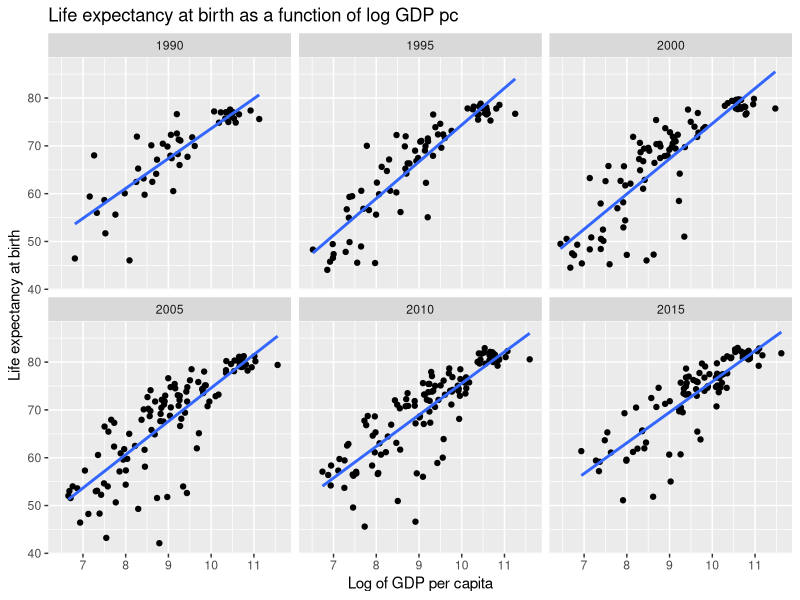
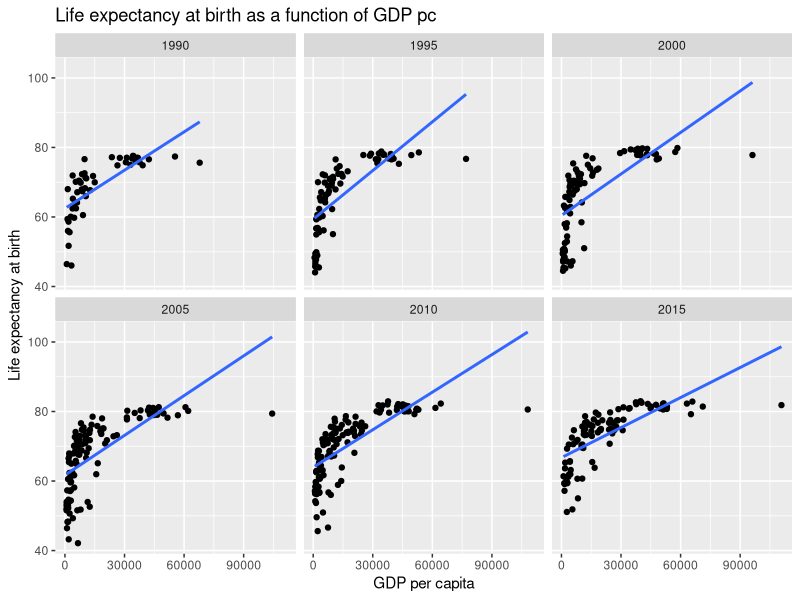
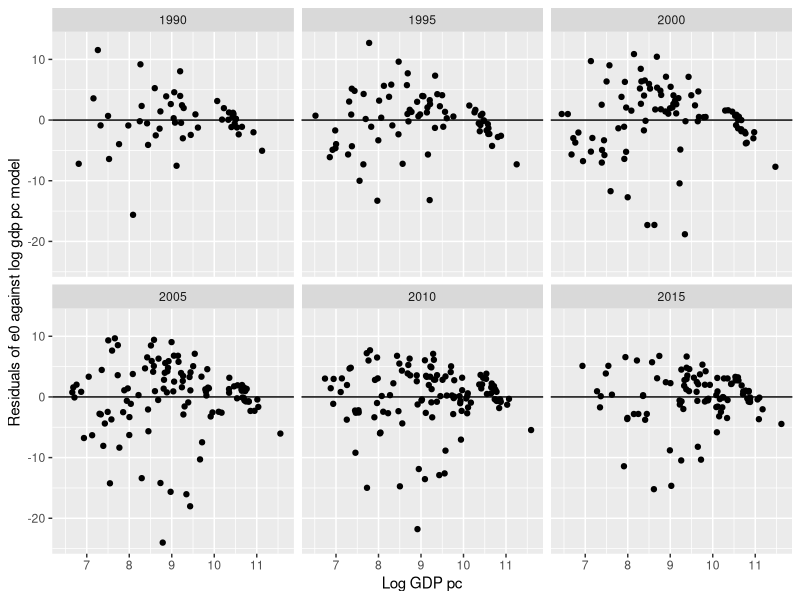
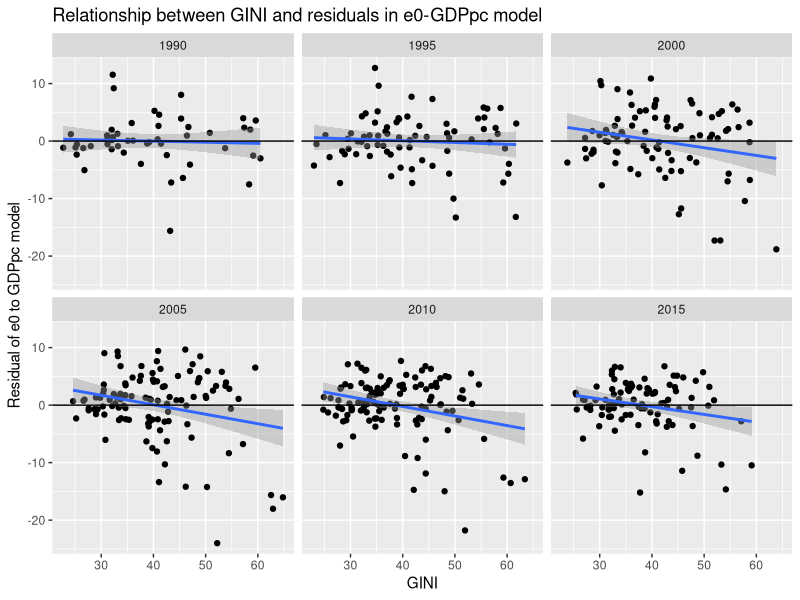

Reproduce these figures in R, in order.
## ---- chunk 1
library(here)
library(tidyverse)

dta_gdp <- readxl::read_excel(
    "data-raw/Jon_Data_2.xlsx", 
    sheet = "GDP", 
    range = "C5:AG164"
  ) %>% 
  rename(country = `Row Labels`) %>% 
  pivot_longer(
    -country, 
    names_to = "year", 
    values_to = "gdp_pc"
  )

dta_gini <- readxl::read_excel(
  "data-raw/Jon_Data_2.xlsx", 
  sheet = "GINI",
  range = "E5:AZ164"
  ) %>% 
  rename(country = `Row Labels`) %>% 
  pivot_longer(
    -country, 
    names_to = "year", 
    values_to = "gini"
  ) # much to interpolate here 

dta_e0 <- readxl::read_excel(
  "data-raw/Jon_Data_2.xlsx",
  sheet = "Life Expectancy", 
  range = "G5:CE164"
) %>% 
  select(-c("Notes", "Country code", "Type", "Parent code")) %>% 
  rename(country = `Region, subregion, country or area *`) %>% 
  pivot_longer(-country, names_to = "year", values_to = "e0")

## ---- chunk 2

# test_df1 <- tibble(
#   year = 1992:2010,
#   gini = c(rep(NA, 5), 20, rep(NA, 4), 31, rep(NA, 4), 28, rep(NA, 3))
# )
# 
# approx(test_df1$year, test_df1$gini, test_df1$year)
 
do_interpolation <- function(df){
  approx(df$year, df$gini, df$year)$y
}
# countgaps(tmp)

dta_gini_interp <- 
  dta_gini %>% 
    group_by(country) %>% 
    arrange(year) %>% 
    nest() %>% 
    mutate(gini_interp = map(data, possibly(do_interpolation, otherwise = NULL))) %>%
    filter(!is.null(gini_interp)) %>% 
    mutate(data_combined = map2(data, gini_interp, ~ .x %>% mutate(gini_interp = .y))) %>% 
    select(country, data_combined) %>% 
    unnest(cols = c(data_combined)) %>% 
    select(country, year, gini = gini_interp) %>% 
    ungroup()
  
dta_gini_interp

## ---- chunk 3
dta_combined <- 
  dta_gini_interp %>% 
    inner_join(dta_e0) %>% 
    inner_join(dta_gdp) %>% 
    filter(complete.cases(.))

dta_combined


## ---- chunk 4
dta_combined %>% 
  filter(year %in% seq(1990, 2015, by = 5)) %>% 
  ggplot(aes(x = log(gdp_pc), y = e0)) + 
  facet_wrap(~year) + 
  geom_point() + 
  stat_smooth(method = "lm", se = FALSE) + 
  labs(x = "Log of GDP per capita", y = "Life expectancy at birth",
       title = "Life expectancy at birth as a function of log GDP pc")
## ---- chunk 5
dta_combined %>% 
  filter(year %in% seq(1990, 2015, by = 5)) %>% 
  ggplot(aes(x = gdp_pc, y = e0)) + 
  facet_wrap(~year) + 
  geom_point() + 
  stat_smooth(method = "lm", se = FALSE) + 
  labs(x = "GDP per capita", y = "Life expectancy at birth",
       title = "Life expectancy at birth as a function of GDP pc")
## ---- chunk 6
mod_gdp_pc_resid <- 
  dta_combined %>% 
    filter(year %in% seq(1990, 2015, by = 5)) %>% 
    group_by(year) %>% 
    nest() %>% 
    mutate(lm_e0_gdp = map(data, ~lm(e0 ~ log(gdp_pc), data = .))) %>% 
    mutate(dta_aug = map2(lm_e0_gdp, data, broom::augment)) %>% 
    select(year, dta_aug) %>% 
    unnest(cols = dta_aug)  
  
mod_gdp_pc_resid 
## ---- chunk 7
mod_gdp_pc_resid %>% 
  ggplot(aes(log(gdp_pc), .resid)) + 
  facet_wrap(~year) + 
  geom_point() + 
  geom_hline(yintercept = 0) + 
  labs(x = "Log GDP pc", y = "Residuals of e0 against log gdp pc model")
## ---- chunk 8
mod_gdp_pc_resid %>% 
  group_by(year) %>% 
  arrange(desc(.resid), .by_group = TRUE) %>% 
  top_n(5)



## ---- chunk 9
mod_gdp_pc_resid %>% 
  group_by(year) %>% 
  arrange(desc(.resid), .by_group = TRUE) %>% 
  top_n(-5)


## ---- chunk 10
mod_gdp_pc_resid %>% 
  ggplot(aes(gini, .resid)) + 
  facet_wrap(~year) + 
  geom_point() + 
  stat_smooth(method = "lm") + 
  geom_hline(yintercept = 0) + 
  labs(
    x = "GINI", y= "Residual of e0 to GDPpc model", 
    title = "Relationship between GINI and residuals in e0-GDPpc model"
  )
